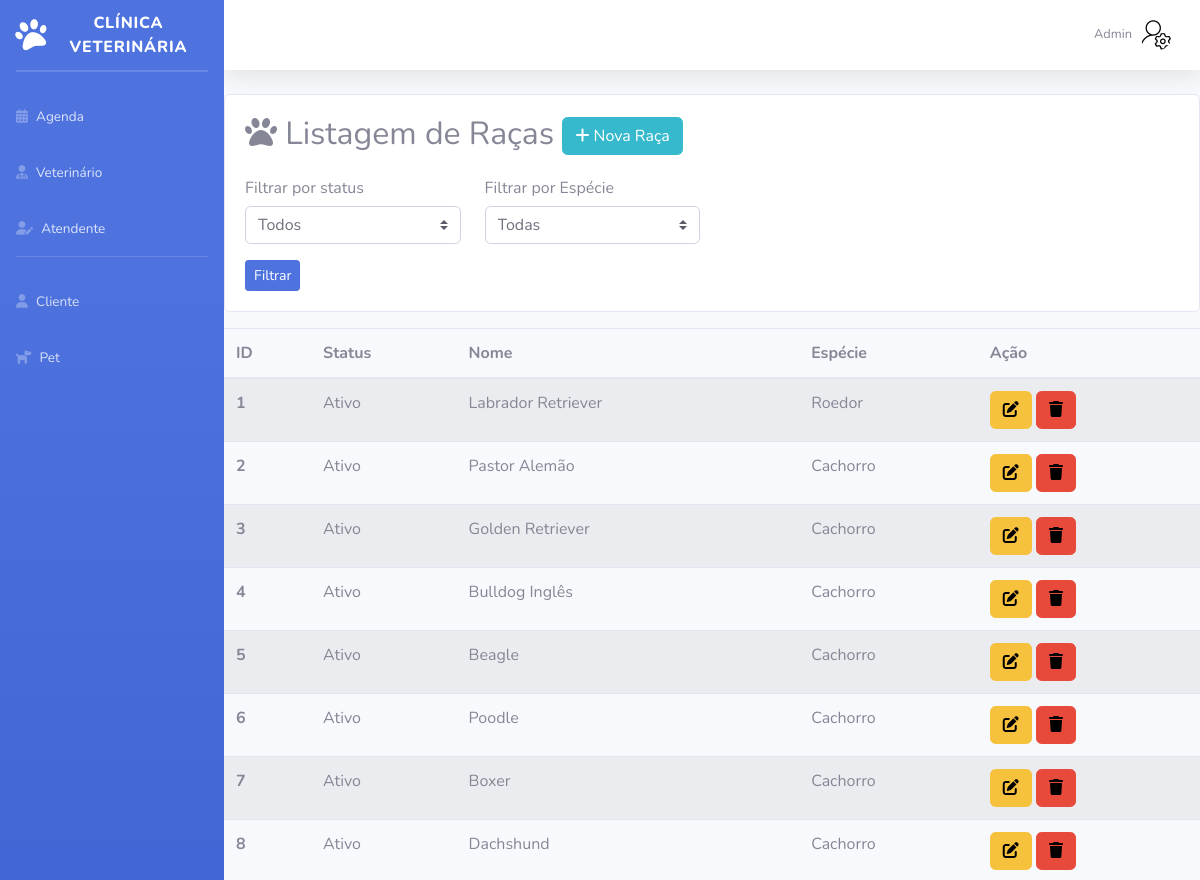
Before: /Sistema/Admin/listagemRaca.php (signed in, upper part) with the older database file.
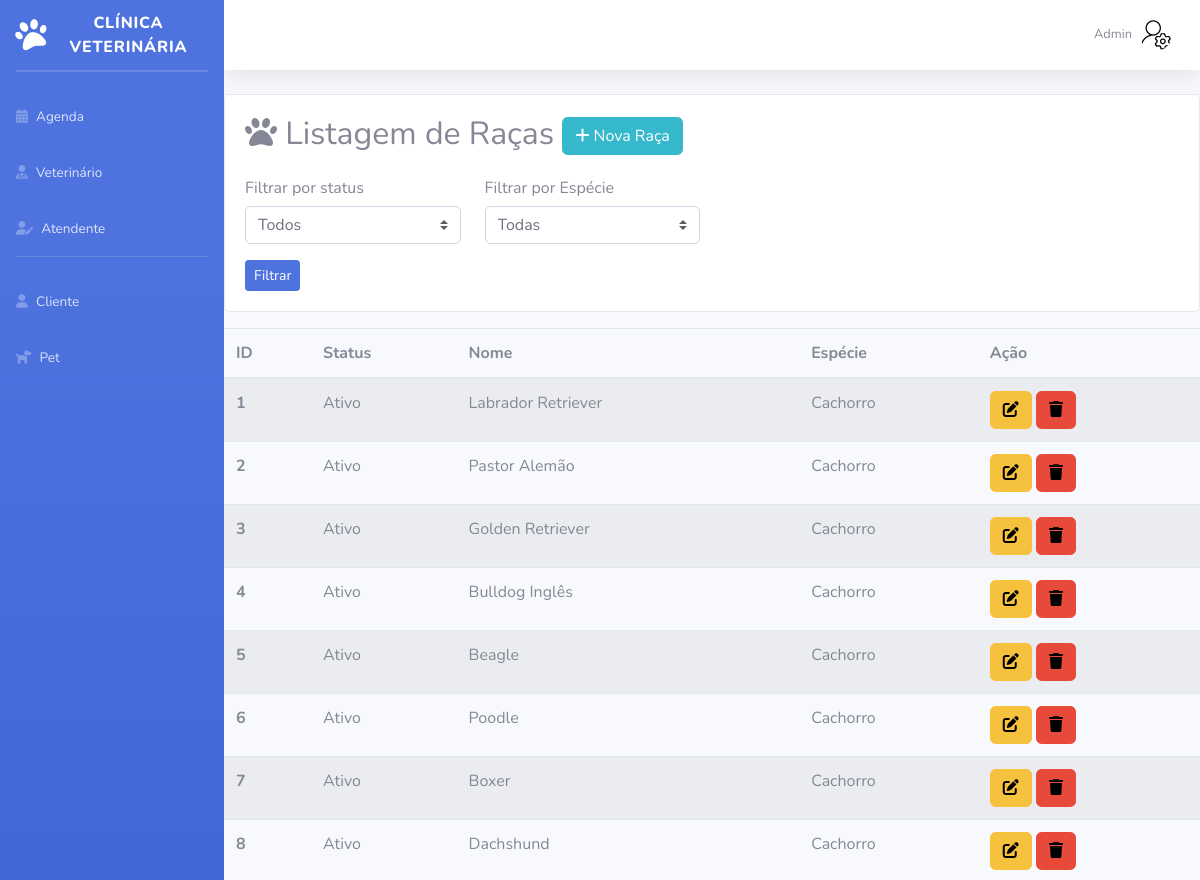
After: the same page with the newer database file.
### tables this page shows
CREATE TABLE `raca` (
  `id` int(11) NOT NULL,
  `statusRaca` varchar(15) NOT NULL,
  `nome` varchar(100) NOT NULL,
  `descricao` varchar(100) DEFAULT NULL,
  `especie` varchar(15) DEFAULT NULL
);

### Sistema/Admin/listagemRaca.php (the view, shortened to what this page needs)
<?php
require_once("conexao.php");
$sql = "select * from raca";
$resultado = mysqli_query($conexao, $sql);
?>
<!DOCTYPE html>
<html lang="pt-br">
<head>
    <link href="https://cdn.jsdelivr.net/npm/simple-datatables@latest/dist/style.css" rel="stylesheet" type="text/css">
    <link href="vendor/fontawesome-free/css/all.min.css" rel="stylesheet" type="text/css">
    <link href="css/sb-admin-2.min.css" rel="stylesheet">
</head>
<body id="page-top">
    <div id="wrapper">
        <?php require_once("sidebarAdmin.php"); ?>
        <div id="content-wrapper" class="d-flex flex-column">
            <div id="content">
                <?php require_once("topbarAdmin.php"); ?>
                <div class="card mt-3 mb-3">
                    <div class="card-body">
                        <h2><i class="fa-solid fa-paw"></i> Listagem de Raças
                            <a href="cadastroRaca.php" class="btn btn-info btn-sn"><i class="fa-solid fa-plus" style="color: #ffffff;"></i> Nova Raça</a>
                        </h2>
                        <form method="post">
                            <div class="row mb-3 mt-4">
                                <div class="col-3">
                                    <h6>Filtrar por status</h6>
                                    <select class="custom-select" name="filtroStatus">
                                        <option value="">Todos</option>
                                    </select>
                                </div>
                                <div class="col-3">
                                    <h6>Filtrar por Espécie</h6>
                                    <select class="custom-select" name="filtroEspecie">
                                        <option value="">Todas</option>
                                    </select>
                                </div>
                            </div>
                            <button type="submit" class="btn btn-primary btn-sm">Filtrar</button>
                        </form>
                    </div>
                </div>
                <table class="table table-striped table-hover datatable">
                    <thead>
                        <tr>
                            <th scope="col">ID</th>
                            <th scope="col">Status</th>
                            <th scope="col">Nome</th>
                            <th scope="col">Espécie</th>
                            <th scope="col">Ação</th>
                        </tr>
                    </thead>
                    <tbody>
                        <?php while ($linha = mysqli_fetch_array($resultado)) { ?>
                            <tr>
                                <th scope="row">
                                    <?= $linha['id'] ?>
                                </th>
                                <td>
                                    <?= $linha['statusRaca'] ?>
                                </td>
                                <td>
                                    <?= $linha['nome'] ?>
                                </td>
                                <td>
                                    <?= $linha['especie'] ?>
                                </td>
                                <td>
                                    <a href="editarRaca.php?id=<?= $linha['id'] ?>" class="btn btn-warning"><i class="fa-solid fa-pen-to-square" style="color: #000000;"></i></a>
                                    <a href="listagemRaca.php?id=<?= $linha['id'] ?>" class="btn btn-danger" onclick="return confirm('Confirma exclusão?')"><i class="fa-solid fa-trash" style="color: #000000;"></i></a>
                                </td>
                            </tr>
                        <?php } ?>
                </table>
            </div>
            <?php require_once("footer.php"); ?>
</body>
</html>

Changed rows visible on the page:
changed raca "Labrador Retriever": especie "Roedor" → "Cachorro"
